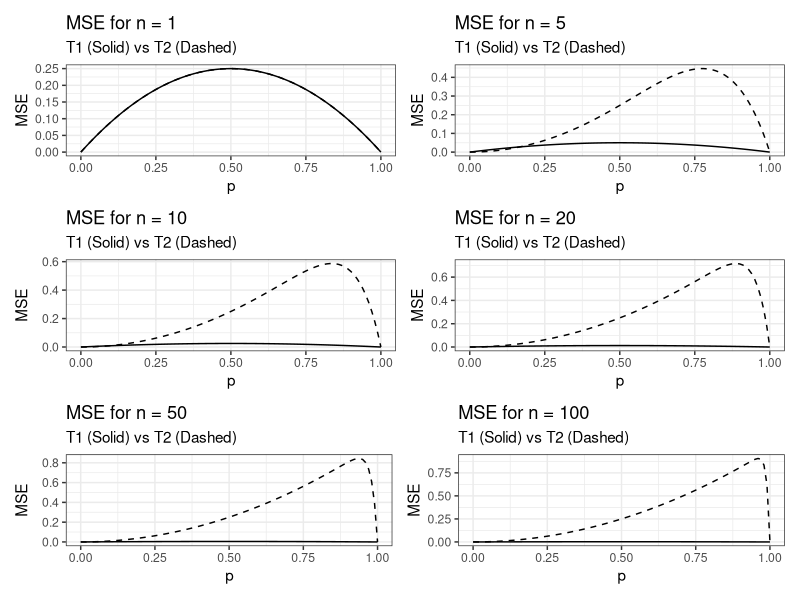

R code for this plot:
## ---- chunk 1
library(tidyverse)
## ---- chunk 2
# Define a function for both
MSE_T1 <- function(p,n) p*(1-p)/n
MSE_T2 <- function(p,n) p^n - 2*p^(n+1) + p^2

# Write a function to make the plot of p for fixed n
make_plot <- function(n) {
  tibble(x = c(0,1)) %>%
    ggplot(aes(x = x)) +
    theme_bw() +
    stat_function(fun = MSE_T1,args = list(n = n)) +
    stat_function(fun = MSE_T2,args = list(n = n),linetype = 'dashed') +
    labs(title = paste0("MSE for n = ",n),
         subtitle = "T1 (Solid) vs T2 (Dashed)",
         x = "p",
         y = "MSE"
    )
}

library(patchwork)
(make_plot(1) | make_plot(5)) / 
  (make_plot(10) | make_plot(20)) / 
  (make_plot(50) | make_plot(100)) 
